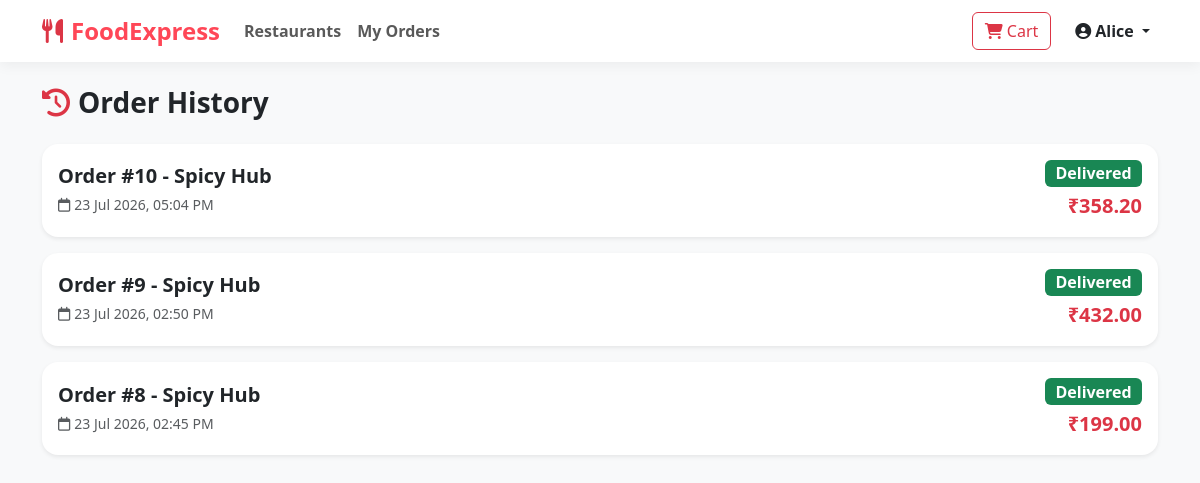
Page /orders/history/ (signed in) on the committed database.
### orders/models.py (models this page shows, shortened)
class Order(models.Model):
    STATUS_CHOICES = (
        ('Pending', 'Pending'),
        ('Accepted', 'Accepted by Restaurant'),
        ('Preparing', 'Preparing Food'),
        ('Out for Delivery', 'Out for Delivery'),
        ('Delivered', 'Delivered'),
        ('Cancelled', 'Cancelled'),
    )
    user = models.ForeignKey(User, on_delete=models.CASCADE, related_name='orders')
    restaurant = models.ForeignKey(Restaurant, on_delete=models.CASCADE)
    delivery_partner = models.ForeignKey(User, on_delete=models.SET_NULL, null=True, blank=True, related_name='deliveries')
    total_amount = models.DecimalField(max_digits=10, decimal_places=2)
    delivery_address = models.TextField()
    status = models.CharField(max_length=30, choices=STATUS_CHOICES, default='Pending')
    created_at = models.DateTimeField(auto_now_add=True)
    declined_by = models.ManyToManyField(User, related_name='declined_orders', blank=True)

### restaurants/models.py (models this page shows, shortened)
class Restaurant(models.Model):
    owner = models.ForeignKey(User, on_delete=models.CASCADE, related_name='restaurants')
    name = models.CharField(max_length=200)
    description = models.TextField()
    address = models.TextField()
    phone = models.CharField(max_length=15)
    image = models.ImageField(upload_to='restaurants/', blank=True, null=True)
    is_active = models.BooleanField(default=True)
    created_at = models.DateTimeField(auto_now_add=True)

### orders/views.py (the view)
# urls.py: path('history/', views.order_history, name='order_history'),
@login_required
def order_history(request):
    orders = Order.objects.filter(user=request.user).order_by('-created_at')
    return render(request, 'orders/order_history.html', {'orders': orders})

### orders/templates/orders/order_history.html (shortened to what this page needs)
{% extends 'base.html' %}
{% block content %}
<h3 class="fw-bold mb-4"><i class="fa-solid fa-clock-rotate-left text-danger me-2"></i>Order History</h3>
{% if orders %}
    <div class="row g-3">
        {% for order in orders %}
            <div class="col-12">
                <a href="{% url 'order_detail' order.id %}" class="text-decoration-none text-dark">
                    <div class="card border-0 shadow-sm rounded-4 p-3 hover-shadow transition">
                        <div class="d-flex justify-content-between align-items-center">
                            <div>
                                <h5 class="fw-bold mb-1">Order #{{ order.id }} - {{ order.restaurant.name }}</h5>
                                <small class="text-muted"><i class="fa-regular fa-calendar me-1"></i>{{ order.created_at|date:"d M Y, h:i A" }}</small>
                            </div>
                            <div class="text-end">
                                <span class="badge {% if order.status == 'Delivered' %}bg-success{% elif order.status == 'Out for Delivery' %}bg-primary{% elif order.status == 'Preparing' %}bg-info{% else %}bg-warning text-dark{% endif %} fs-6 mb-1">
                                    {{ order.status }}
                                </span>
                                <div class="fw-bold text-danger fs-5">₹{{ order.total_amount }}</div>
                            </div>
                        </div>
                    </div>
                </a>
            </div>
        {% endfor %}
    </div>
{% else %}
    <div class="text-center py-5">
        <i class="fa-solid fa-receipt fa-3x text-muted mb-3"></i>
        <h5 class="text-muted">No past orders found!</h5>
        <a href="{% url 'home' %}" class="btn btn-danger mt-3 rounded-pill px-4">Order Food Now</a>
    </div>
{% endif %}
{% endblock %}

### templates/base.html (shortened to what this page needs)
<!DOCTYPE html>
<html lang="en">
<head>
    <link href="https://cdn.jsdelivr.net/npm/bootstrap@5.3.0/dist/css/bootstrap.min.css" rel="stylesheet">
    <link rel="stylesheet" href="https://cdnjs.cloudflare.com/ajax/libs/font-awesome/6.4.0/css/all.min.css">
</head>
<body>
    <nav class="navbar navbar-expand-lg navbar-custom sticky-top">
        <div class="container">
            <a class="navbar-brand" href="{% url 'home' %}">
                <i class="fa-solid fa-utensils text-danger me-2"></i>FoodExpress
            </a>
            <div class="collapse navbar-collapse" id="navbarNav">
                <ul class="navbar-nav me-auto">
                    <li class="nav-item">
                        <a class="nav-link fw-semibold" href="{% url 'home' %}">Restaurants</a>
                    </li>
                    {% if user.is_authenticated %}
                        <li class="nav-item">
                            <a class="nav-link fw-semibold" href="{% url 'order_history' %}">My Orders</a>
                        </li>
                    {% endif %}
                </ul>
                <ul class="navbar-nav ms-auto align-items-center gap-2">
                    {% if user.is_authenticated %}
                        <li class="nav-item">
                            <a href="{% url 'view_cart' %}" class="btn btn-outline-danger position-relative me-2">
                                <i class="fa-solid fa-cart-shopping"></i> Cart
                            </a>
                        </li>
                        <li class="nav-item dropdown">
                            <a class="nav-link dropdown-toggle fw-bold text-dark" href="#" id="userDrop" data-bs-toggle="dropdown">
                                <i class="fa-solid fa-user-circle me-1"></i>{{ user.username }}
                            </a>
                        </li>
                    {% endif %}
                </ul>
            </div>
        </div>
    </nav>
    <main class="py-4">
        <div class="container">
            {% block content %}{% endblock %}
        </div>
    </main>
</body>
</html>

### templates/base.html (style rules this page uses)
:root { --primary-color: #ff4757; --secondary-color: #2ed573; --dark-color: #2f3542; --light-bg: #f8f9fa; }
body { background-color: var(--light-bg); font-family: 'Segoe UI', Tahoma, Geneva, Verdana, sans-serif; }
.navbar-custom { background-color: #ffffff; box-shadow: 0 4px 12px rgba(0,0,0,0.05); }
.navbar-brand { font-weight: 700; color: var(--primary-color) !important; font-size: 1.5rem; }

### rows in the picture
Order: id "10", restaurant.name "Spicy Hub", created_at "23 Jul 2026, 05:04 PM", status "Delivered", total_amount "358.20"
Order: id "9", restaurant.name "Spicy Hub", created_at "23 Jul 2026, 02:50 PM", status "Delivered", total_amount "432.00"
Order: id "8", restaurant.name "Spicy Hub", created_at "23 Jul 2026, 02:45 PM", status "Delivered", total_amount "199.00"

### other values in the picture
{{ user.username }} "Alice"
